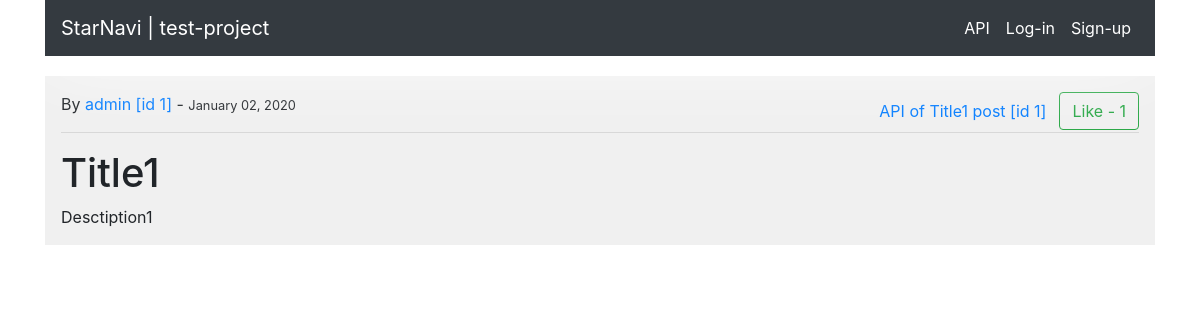
The app's page /post/1/ with its own data.
### blog/models.py (models this page shows, shortened)
class Post(models.Model):
	author = models.ForeignKey(User, on_delete=models.CASCADE)
	title = models.CharField(max_length=50)
	desctiption = models.TextField()  # fix to 'description' in production
	date = models.DateTimeField(default=timezone.now)
	like = models.ManyToManyField(User, blank=True, related_name='post_like')
	class Meta:
		ordering = ['-date']
	def get_api_like_url(self):
		return reverse('api-post-like', kwargs={'pk': self.pk})

### blog/views.py (the view)
class PostDetailView(DetailView):
    model = Post

### blog/templates/blog/post_detail.html (shortened to what this page needs)
{% extends 'base.html' %}
{% block content %}
    <div class="post container">
    	<span class="post-authon post-date">
			By
			<a href="{% url 'user-posts' object.author.username %}">
    			{{ object.author }} [id {{ object.author.id }}]
    		</a>
    		  -
    		<small>
    			{{ object.date|date:'F d, Y' }}
			</small>
			<a href="{% url 'post-like' object.id %}"
			data-href="{{ object.get_api_like_url }}"
			data-likes="{{ object.like.count }}"
			class="
			{% if user in post.like.all %}
				btn btn-success float-right like-btn
			{% else %}
				btn btn-outline-success float-right like-btn
			{% endif %}">
					Like - {{ object.like.count }}
			</a>
			<a class="btn float-right" href="{% url 'post-detail' post.id %}?format=json">
				API of {{ object.title }} post [id {{ object.id }}]
			</a>
    	</span>
    	<hr/>
	    <h1>
	        {{ object.title }}
	    </h1>
	    <span class="post-descs">
	        {{ object.desctiption }}
		</span>
	</div>
	<br/>
{% endblock %}

### blog/templates/links/css-links.html (style rules this page uses)
body { background-image: url(http://ilyakhasanov.ru/images/background/58.png); }
.post { height: 200px auto; background: #f0f0f0; margin-top: 20px; padding: 1em; }

### records on screen
Post: author "admin", author.id "1", date "January 02, 2020", like.count "1", title "Title1", id "1", desctiption "Desctiption1"
